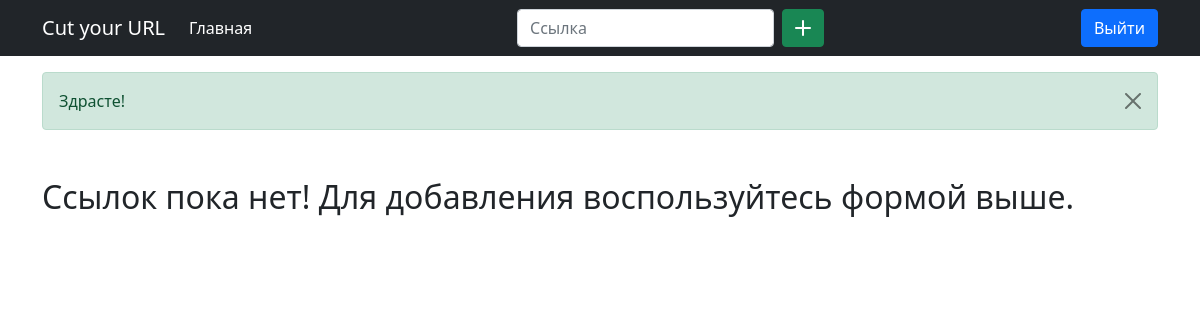
Page /profile.php (signed in) on the earlier database version.
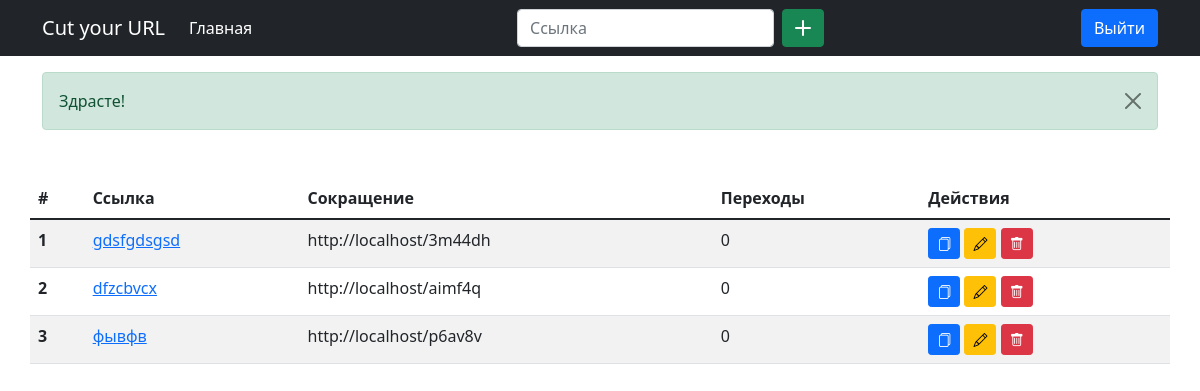
Same page on the later database version.
### tables this page shows
CREATE TABLE `links` (
  `id` int(11) NOT NULL,
  `user_id` int(11) NOT NULL,
  `long_link` varchar(250) DEFAULT NULL,
  `short_link` varchar(20) DEFAULT NULL,
  `views` int(11) NOT NULL DEFAULT '0'
);

### includes/functions.php (called while the page is built, shortened)
<?php
function get_url($page = '') {
    return HOST . "/$page";
}
function db() {
    try {
        return new PDO("mysql:host=" . DB_HOST . "; dbname=" . DB_NAME . "; charset=utf8", DB_USER, DB_PASS, [
            PDO::ATTR_EMULATE_PREPARES => false,
            PDO::ATTR_ERRMODE => PDO::ERRMODE_EXCEPTION,
            PDO::ATTR_DEFAULT_FETCH_MODE => PDO::FETCH_ASSOC,
        ]);
    } catch(PDOException $e) {
        die($e->getMessage());
    }
}
function db_query($sql = '', $exec = false) {
    return db() -> query($sql);
}
function get_messages($str) {
    return $$str;
}
function get_user_links($user_id) {
    return db_query("SELECT * FROM `links` WHERE `user_id` = $user_id;")->fetchAll();
}

### profile.php (the view, shortened to what this page needs)
<?php
	include "includes/profile-header.php";
	$links = get_user_links($_SESSION['user']['id']);
	$success = get_messages('success');
?>
	<main class="container">
		<?php include "includes/alerts.php"; ?>
		<div class="row mt-5">
			<?php if (empty($links)) : ?>
			<h2 class="col">
				Ссылок пока нет! Для добавления воспользуйтесь формой выше.
			</h2>
			<?php else : ?>
			<table class="table table-striped">
				<thead>
					<tr>
						<th scope="col">#</th>
						<th scope="col">Ссылка</th>
						<th scope="col">Сокращение</th>
						<th scope="col">Переходы</th>
						<th scope="col">Действия</th>
					</tr>
				</thead>
				<tbody>
					<?php foreach ($links as $key => $link) { ?>
						<tr>
							<th scope="row"><?php echo $key + 1; ?></th>
							<td><a href="<?php echo $link['long_link']; ?>" target="_blank"><?php echo $link['long_link']; ?></a></td>
							<td class="short-link"><?php echo get_url($link['short_link']); ?></td>
							<td><?php echo $link['views']; ?></td>
							<td>
								<a href="#" class="btn btn-primary btn-sm copy-btn" title="Скопировать в буфер" data-clipboard-text="<?php echo get_url($link['short_link']); ?>"><i class="bi bi-files"></i></a>
								<a href="<?php echo get_url('includes/edit.php?id=' . $link['id']); ?>" class="btn btn-warning btn-sm" title="Редактировать"><i class="bi bi-pencil"></i></a>
								<a href="<?php echo get_url('includes/delete.php?id=' . $link['id']); ?>" class="btn btn-danger btn-sm" title="Удалить"><i class="bi bi-trash"></i></a>
							</td>
						</tr>
					<?php } ?>
				</tbody>
			</table>
			<?php endif; ?>
		</div>
	</main>
</body>
</html>

### includes/profile-header.php (shortened to what this page needs)
<?php include "includes/functions.php"; ?>
<!doctype html>
<html lang="ru">
	<head>
        <link href="https://cdn.jsdelivr.net/npm/bootstrap@5.1.2/dist/css/bootstrap.min.css" rel="stylesheet">
        <link rel="stylesheet" href="https://cdn.jsdelivr.net/npm/bootstrap-icons@1.5.0/font/bootstrap-icons.css">
	</head>
	<body>
		<header>
			<nav class="navbar navbar-expand-lg navbar-dark bg-dark">
				<div class="container">
					<a class="navbar-brand" href="<?php echo get_url(); ?>"><?php echo SITE_NAME ?></a>
					<div class="collapse navbar-collapse" id="navbarSupportedContent">
						<ul class="navbar-nav me-auto mb-2 mb-lg-0">
							<li class="nav-item">
								<a class="nav-link active" aria-current="page" href="<?php echo get_url(); ?>">Главная</a>
							</li>
						</ul>
                        <form class="d-flex" action="includes/add.php" method="POST">
                            <input name="link" class="form-control me-2" type="text" placeholder="Ссылка" aria-label="Ссылка">
                            <button class="btn btn-success" type="submit"><i class="bi bi-plus-lg"></i></button>
                        </form>
                        <ul class="navbar-nav ms-auto mb-2 mb-lg-0">
                            <li class="nav-item">
                                <a href="<?php echo get_url('logout.php'); ?>" class="btn btn-primary">Выйти</a>
                            </li>
                        </ul>
					</div>
				</div>
			</nav>
		</header>

### includes/alerts.php (shortened to what this page needs)
<?php if (!empty($success)) : ?>
<div class="alert alert-success alert-dismissible fade show mt-3" role="alert">
    <?php echo $success; ?>
    <button type="button" class="btn-close" data-bs-dismiss="alert" aria-label="Close"></button>
</div>
<?php endif; ?>

Differences in the rows shown:
added links: long_link "gdsfgdsgsd", short_link "http://localhost/3m44dh", views "0"
added links: long_link "dfzcbvcx", short_link "http://localhost/aimf4q", views "0"
added links: long_link "фывфв", short_link "http://localhost/p6av8v", views "0"
Other differences:
text no longer shown: "Ссылок пока нет! Для добавления воспользуйтесь формой выше."
text now shown: "# Ссылка Сокращение Переходы Действия"
